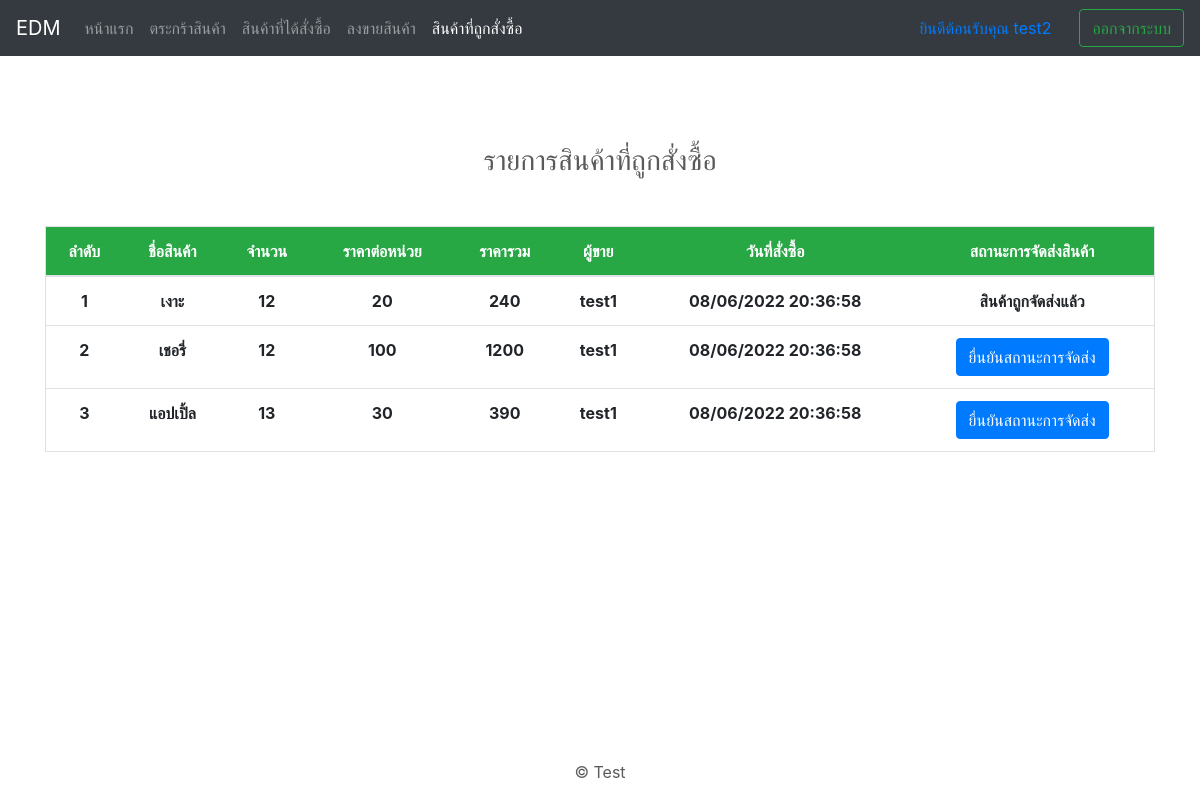
Page /ordersell.php (signed in) on the committed database.
### tables this page shows
CREATE TABLE `orderproduct` (
  `OrderProduct_ID` int(11) NOT NULL COMMENT 'รหัสสั่งซื้อ',
  `product_ID` int(11) NOT NULL COMMENT 'รหัสสินค้าที่สั่ง',
  `orderProduct_totalbuy` int(11) NOT NULL DEFAULT 0 COMMENT 'จำนวนสินค้า',
  `order_at` datetime NOT NULL DEFAULT current_timestamp() COMMENT 'วันที่ซื้อ',
  `userid_buy` int(11) NOT NULL COMMENT 'รหัสผู้ซื้อ',
  `Order_send` tinyint(1) NOT NULL DEFAULT 0 COMMENT 'สถานะการจัดส่ง'
);

CREATE TABLE `product` (
  `product_ID` int(11) NOT NULL COMMENT 'รหัสสินค้า(pk)',
  `product_name` text NOT NULL COMMENT 'ชื่อ',
  `product_price` double NOT NULL COMMENT 'ราคา',
  `product_amout` int(11) NOT NULL COMMENT 'จำนวน',
  `product_details` text NOT NULL COMMENT 'รายละเอียดสินค้า',
  `product_file_path` text NOT NULL COMMENT 'ที่อยู่รูปสินค้า',
  `UserID` int(11) NOT NULL COMMENT 'userid(fk)',
  `poston` datetime NOT NULL COMMENT 'วันเวลา'
);

CREATE TABLE `user` (
  `UserID` int(11) NOT NULL COMMENT 'userid(pk)',
  `name` text NOT NULL COMMENT 'ชื่อ',
  `lastname` text NOT NULL COMMENT 'นามสกุล',
  `telphone` text NOT NULL COMMENT 'เบอร์โทร',
  `email` text NOT NULL COMMENT 'อีเมล์',
  `password` text NOT NULL COMMENT 'รหัสผ่าน',
  `GrouplistiD` int(11) NOT NULL COMMENT 'รหัสกลุ่ม',
  `pm_buy` tinyint(1) NOT NULL COMMENT 'ผู้ซื้อสินค้า',
  `pm_sell` int(11) NOT NULL COMMENT 'ผู้ขายสินค้า'
);

### Service/Auto.php (called while the page is built, shortened)
<?php
include_once "cons.php";
include_once "Genaral.php";
include_once "OrderProduct.php";
$genaral = new Genaral($cons);
$orderproduct = new OrderProduct($cons);
?>

### Service/OrderProduct.php (called while the page is built, shortened)
<?php
class OrderProduct{
    public function GetOrdersell(){
        global $connect;
        $stmt =$this->$connect->prepare("select orderproduct.*,user.name,product.product_name,product.product_price from orderproduct
        INNER JOIN product on product.product_ID = orderproduct.product_ID
        INNER JOIN user on orderproduct.userid_buy = user.UserID WHERE  product.UserID =?");
        $stmt->bind_param("s" ,$_SESSION["UserID"]);
        $stmt->execute();
        $result = $stmt->get_result();
        return $result->fetch_all(MYSQLI_ASSOC);
    }
}
?>

### Service/Genaral.php (called while the page is built, shortened)
<?php
 class Genaral {
    public function PrintStausSend($data){
        if($data){
            return "สินค้าถูกจัดส่งแล้ว";
        }else{
            return "รอการจัดส่ง";
        }
    }
    public function PrintDate($date){
        return date("d/m/Y H:i:s",strtotime($date));
    }
 }
?>

### ordersell.php (the view, shortened to what this page needs)
<?php
include_once "./Service/Auto.php";
$result = $orderproduct ->GetOrdersell();
?>
<!DOCTYPE html>
<html lang="en">
  <head>
    <link href="./assets/css/bootstrap.min.css" rel="stylesheet" />
    <link href="./assets/css/carousel.css" rel="stylesheet" />
  </head>
 <body>
    <?php include_once('./Layout/navbar.php') ?>
    <h5 class="card-title text-center h3 mb-5 pt-5 mt-5">รายการสินค้าที่ถูกสั่งซื้อ</h5>
    <div class="container">
      <div class="row">
        <div class="col-12">
        <table class="table text-center border">
            <thead class="bg-success text-white">
              <tr>
                <th scope="col">ลำดับ</th>
                <th scope="col">ชื่อสินค้า</th>
                <th scope="col">จํานวน</th>
                <th scope="col">ราคาต่อหน่วย</th>
                <th scope="col">ราคารวม</th>
                <th scope="col">ผู้ขาย</th>
                <th scope="col">วันที่สั่งซื้อ</th>
                <th scope="col">สถานะการจัดส่งสินค้า</th>
              </tr>
            </thead>
            <tbody>
                <?php
                $index=0;
                foreach ($result as $key => $value) {
                ?>
                <tr>
                  <th scope="row"><?php echo ++$index;?></th>
                  <th  ><?php echo $value["product_name"];?></th>
                  <th  ><?php echo $value["orderProduct_totalbuy"];?></th>
                  <th  ><?php echo $value["product_price"];?></th>
                  <th  ><?php echo $value["orderProduct_totalbuy"]*$value["product_price"];?></th>
                  <th  ><?php echo $value["name"];?></th>
                  <th  ><?php echo $genaral->PrintDate( $value["order_at"]);?></th>
                  <th  ><?php if(!$value["Order_send"]){ ?>
                        <a  href="./Event/EditSendStatus.php?ID=<?php echo $value["OrderProduct_ID"];?>" class="btn btn-primary">ยื่นยันสถานะการจัดส่ง</a>
                        <?php }else{ echo $genaral->PrintStausSend($value["Order_send"]);  }?>
                 </th>
                </tr>
              <?php } ?>
            </tbody>
          </table>
        </div>
      </div>
    </div>
    <footer class="footer fixed-bottom text-center">
       <p>
         &copy; Test
       </p>
     </footer>
</body>

### assets/css/carousel.css (style rules this page uses)
body { padding-top: 3rem; padding-bottom: 3rem; color: #5a5a5a; }

### rows in the picture
orderproduct: product_ID.product_name "เงาะ", orderProduct_totalbuy "12", product_ID.product_price "20", $value['orderProduct_totalbuy']*$value['product_price'] "240", user.name "test1", order_at "08/06/2022 20:36:58", Order_send "สินค้าถูกจัดส่งแล้ว"
orderproduct: product_ID.product_name "เชอรี่", orderProduct_totalbuy "12", product_ID.product_price "100", $value['orderProduct_totalbuy']*$value['product_price'] "1200", user.name "test1", order_at "08/06/2022 20:36:58"
orderproduct: product_ID.product_name "แอปเปิ้ล", orderProduct_totalbuy "13", product_ID.product_price "30", $value['orderProduct_totalbuy']*$value['product_price'] "390", user.name "test1", order_at "08/06/2022 20:36:58"

### other values in the picture
$_SESSION["name"] "test2"
